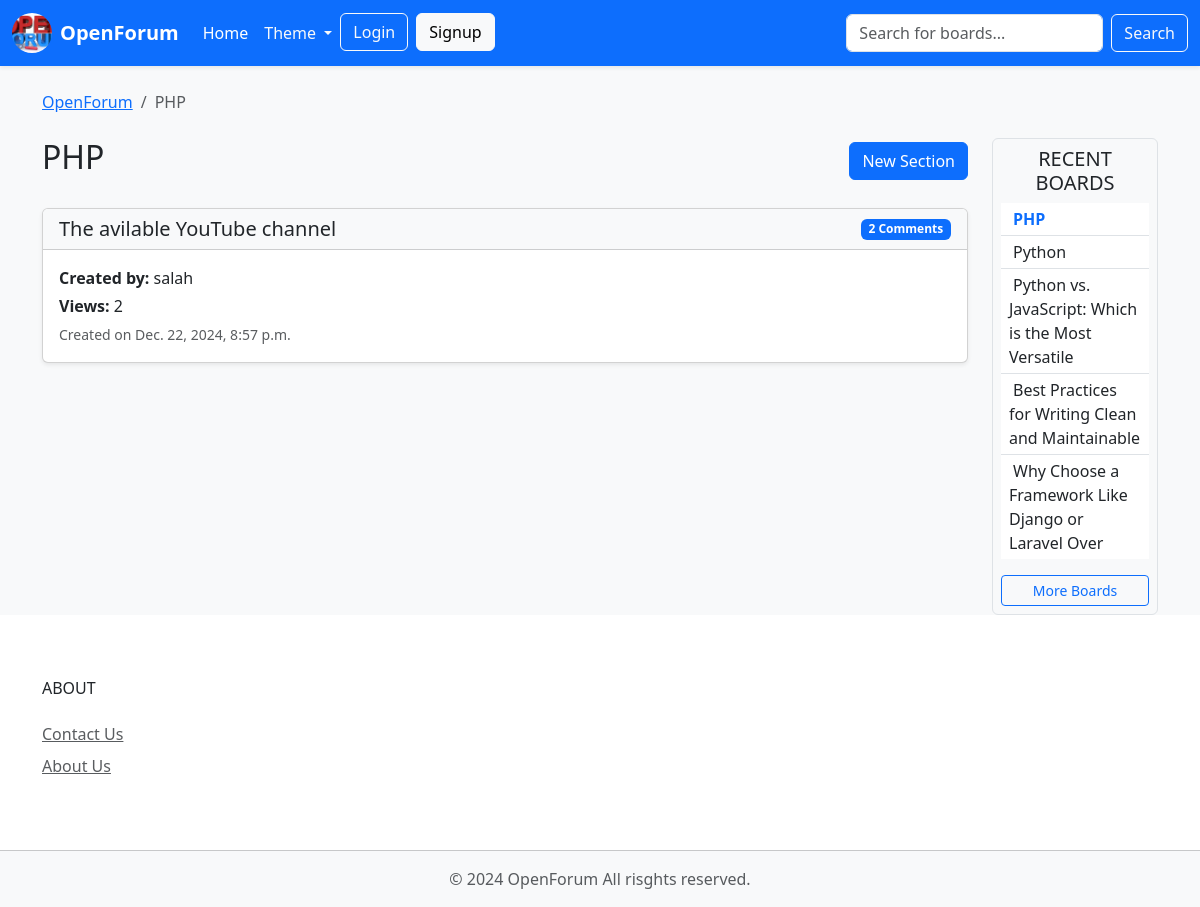
/forums/1/, run on the app's committed database.
### forums/models.py (models this page shows, shortened)
class forummodel(models.Model):
    ForumTitile = models.CharField(max_length=50, unique=True)
    ForumDescription = models.CharField(max_length=150)
    ForumImage = models.ImageField(
        upload_to='board_images/',       # Directory within MEDIA_ROOT
        null=True,                       # Allow null values in the database
        blank=True,                      # Allow leaving the field blank in forms
        default='board_images/bootstrap.png'  # Path to the default image
    )

class ForumSectionModel(models.Model):
    SectionSubject = models.CharField(max_length=255)
    board = models.ForeignKey(forummodel,related_name='forms',on_delete=models.CASCADE)
    created_by = models.ForeignKey(User,related_name='forms',on_delete=models.CASCADE)
    created_dt = models.DateTimeField(auto_now_add=True)
    views = models.PositiveIntegerField(default=0)
    updated_by = models.ForeignKey(User,null=True,related_name='+',on_delete=models.CASCADE)
    updated_dt = models.DateTimeField(null=True)

### forums/views.py (the view)
def board_topics(request, board_id):
    board = get_object_or_404(forummodel, pk=board_id)
    boards = forummodel.objects.all()
    queryset = board.forms.order_by('-created_dt').annotate(comments=Count('comt'))
    page = request.GET.get('page', 1)
    paginator = Paginator(queryset, 10)
    try:
        topics = paginator.page(page)
    except PageNotAnInteger:
        topics = paginator.page(1)
    except EmptyPage:
        topics = paginator.page(paginator.num_pages)
    return render(request, 'sections.html', {
        'board': board,
        'topics': topics,
        'boards':boards
    })

### templates/sections.html (shortened to what this page needs)
{% extends 'base.html' %}
{% block breadcrumb %}
<li class="breadcrumb-item"><a href="{% url 'home' %}">OpenForum</a></li>
<li class="breadcrumb-item active">{{ board.ForumTitile }}</li>
{% endblock %}
{% block content %}
<div class="row">
    <main class="col-lg-10 col-md-9 col-sm-12 mb-3">
        <div class="d-flex justify-content-between align-items-center mb-4">
            <h2>{{ board.ForumTitile }}</h2>
            <a href="{% url 'new_topic' board.pk %}" class="btn btn-primary">New Section</a>
        </div>
        {% for topic in topics %}
        <div class="card mb-3 shadow-sm">
            <div class="card-header d-flex justify-content-between align-items-center bg-light">
                <h5 class="mb-0">
                    <a href="{% url 'topic_posts' board.pk topic.pk %}" class="text-decoration-none text-dark">
                        {{ topic.SectionSubject }}
                    </a>
                </h5>
                <span class="badge bg-primary text-white">{{ topic.comments }} Comments</span>
            </div>
            <div class="card-body">
                <p class="mb-1"><strong>Created by:</strong> {{ topic.created_by.username }}</p>
                <p class="mb-1"><strong>Views:</strong> {{ topic.views }}</p>
                <p class="mb-0 text-muted"><small>Created on {{ topic.created_dt }}</small></p>
            </div>
        </div>
        {% endfor %}
    </main>
    <aside class="col-lg-2 col-md-3 col-sm-12 ">
        <div class="bg-light border rounded p-2 sticky-top overflow-auto" style="top: 1rem; max-width: 220px;">
            <h5 class="text-uppercase text-center mb-2">Recent Boards</h5>
            <ul class="list-group list-group-flush mb-3">
                {% for b in boards|slice:":5" %}
                <li class="list-group-item px-2 py-1">
                    <a href="{% url 'board_topics' b.pk %}"
                       class="text-decoration-none {% if b.pk == board.pk %}text-primary fw-bold{% else %}text-dark{% endif %}">
                        {{ b.ForumTitile }}
                    </a>
                </li>
                {% endfor %}
            </ul>
            <a href="{% url 'home' %}" class="btn btn-sm btn-outline-primary w-100">More Boards</a>
        </div>
    </aside>
</div>
{% endblock %}

### data on the page
forummodel: ForumTitile "PHP"
ForumSectionModel: SectionSubject "The avilable YouTube channel", comments "2", created_by.username "salah", views "2", created_dt "Dec. 22, 2024, 8:57 p.m."
forummodel: ForumTitile "Python"
forummodel: ForumTitile "Python vs. JavaScript: Which is the Most Versatile"
forummodel: ForumTitile "Best Practices for Writing Clean and Maintainable"
forummodel: ForumTitile "Why Choose a Framework Like Django or Laravel Over"
